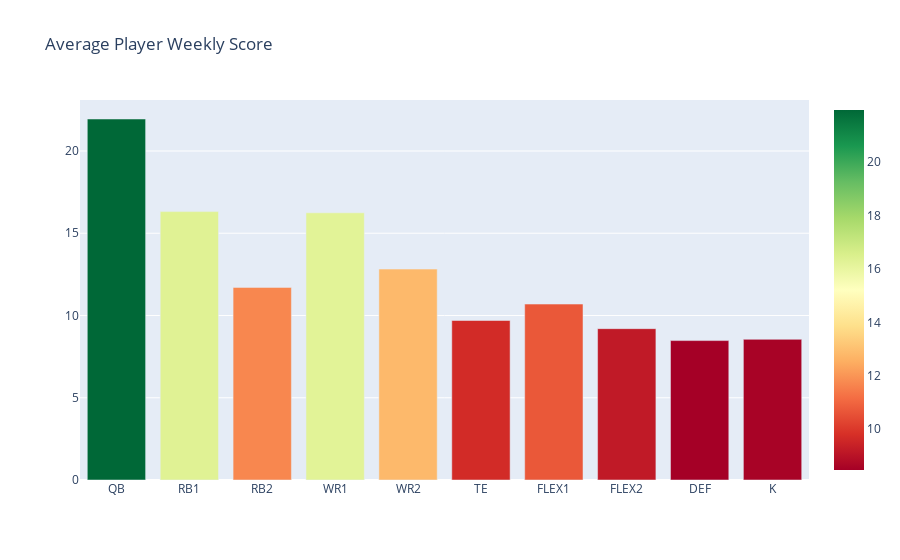

Here is the notebook cell this chart was saved with:
### Markdown cell above
## Concluding our Points Above Replacement Analysis

I was actually surprised that a team of replacement players was expected to score 92 points. I think the key is that the variance in these players is also a lot higher than what we expect every week from players on our roster and I'm taking a weekly average, which smooths over some of that added variance. We can also see above that Stian has the highest aggregate points above replacement in the league. Stephane is middle of the pack, but a lot of those come from the two players he just acquired. You should also note that calculating the PAR of defenses is pretty sketchy since most of us just drop and add defenses based on matchups. I left it in regardless since there are a few top tier defenses (Buffalo, and New Orleans for instance) that do genuinely improve team outcomes. I'm going to be interested to see how the points above average stat compares to this. It will probably be similar but I think that it will be able to better rate the typical starting lineup of a given team. 

## Generating Player PAA Estimates

Generating PAA estimates will be a little more difficult than PAR estimates. To simplify things a little bit I will just assume that a team's highest scoring RB is their RB1, second highest is RB2, etc. For the FLEX positions, I will just use the two highest scoring players not already being used as a RB or WR. After I generate these tiers, I will compare a teams' RB1 to an average top 10 RB, their RB2 to an average 11-20 RB, and so on for each position. FLEX positions will be the 20 highest scoring players not being used as a RB 1-20 or WR 1-20. This score should better reflect a teams' positional strength and how well they would do against a team made up of typical starting level players. If a team has a higher aggregate WR PAA score for instance, it can expect more points than the average team from its WRs.

### Code cell
# I'm just going to loop through the rostered players to find the top 10 at each position under the assumption
# that the best/most desirable average players are all rostered

top_average_rostered = {
    "QB" : [], 
    "RB" : [], 
    "WR" : [], 
    "TE" : [], 
    "FLEX" : [], 
    "DEF" : [], 
    "K" : []
}

for player in rostered_players:
    position = rostered_players[player]["position"]
    # if its one of these positions we have to deal with the flex position
    if position in ["RB", "WR", "TE"]:
        # tight ends have only a TE1, whereas RB and WR have RB1/2
        if position == "TE":
            lim_max = 10
        else:
            lim_max = 20

        # if we don't have enough top players, we just use this one
        # as a top player. Otherwise we check points
        if len(top_average_rostered[position]) < lim_max:
            top_average_rostered[position].append(
                rostered_players[player]
            )
        else:
            # get the index of the lowest scoring player
            p_points = rostered_players[player]["points"]
            t_points = [top_player["points"] for top_player in top_average_rostered[position]]
            idx_min = t_points.index(min(t_points))
            # we have to move the player we remove to the FLEX category
            # since by definition they will have a higher points value
            # than players in that list
            if p_points > min(t_points):
                booted_player = top_average_rostered[position][idx_min]
                p_points = booted_player["points"]
                top_average_rostered[position][idx_min] = rostered_players[player]
            else:
                booted_player = rostered_players[player]

            if len(top_average_rostered["FLEX"]) < 20:
                top_average_rostered["FLEX"].append(
                    booted_player
                )
            else:
                t_points = [top_player["points"] for top_player in top_average_rostered["FLEX"]]
                idx_min = t_points.index(min(t_points))
                if p_points > min(t_points):
                    top_average_rostered["FLEX"][idx_min] = booted_player

    else:
        if len(top_average_rostered[position]) < 10:
            top_average_rostered[position].append(
                rostered_players[player]
            )
        else:
            p_points = rostered_players[player]["points"]
            t_points = [top_player["points"] for top_player in top_average_rostered[position]]
            idx_min = t_points.index(min(t_points))
            if p_points > min(t_points):
                top_average_rostered[position][idx_min] = rostered_players[player]

# now that we have the best players at each position, we
# should segment the tiered position groups by scoring
# and then sort the other position groups

for position in FANTASY_POSITIONS:
    if position in ["RB", "WR", "FLEX"]:
        top_players = top_average_rostered[position]
        top_players_sorted = sorted(top_players, key=lambda d: d['points'], reverse=True)
        tier_1 = top_players_sorted[:10]
        tier_2 = top_players_sorted[10:]
        top_average_rostered[f"{position}1"] = tier_1
        top_average_rostered[f"{position}2"] = tier_2
        top_average_rostered.pop(position)
    else:
        top_average_rostered[position] =  sorted(top_average_rostered[position], key=lambda d: d['points'], reverse=True)

top_average_rostered

# now that we have our tiers, lets calculate an average score and weekly score for these tiers

average_scores = {}
for position in top_average_rostered:
    total_score = sum([player["points"] for player in top_average_rostered[position]]) / len(top_average_rostered[position])
    total_weekly_score = total_score / CURRENT_WEEK
    average_scores[position] = {"total": total_score, "weekly": total_weekly_score}

TIERS = ["QB", "RB1", "RB2", "WR1", "WR2", "TE", "FLEX1", "FLEX2", "DEF", "K"]

fig = go.Figure()

average_scores = {k: average_scores[k] for k in TIERS}
weekly_averages = [average_scores[position]["weekly"] for position in average_scores]

fig.add_trace(
    go.Bar(x=list(average_scores.keys()), y=weekly_averages,
           marker=dict(color=weekly_averages, coloraxis="coloraxis"))
)

fig.update_layout(coloraxis=dict(colorscale=px.colors.diverging.RdYlGn),
                  title="Average Player Weekly Score",
                  showlegend=False,
                  )

fig.show()

### Figure 1 — Plotly figure (JSON) as saved in the notebook; plotly's stock layout.template omitted (floating-point values rounded to 4 significant figures)
{"data": [{"marker": {"color": [21.94, 16.31, 11.71, 16.24, 12.82, 9.695, 10.69, 9.199, 8.475, 8.55], "coloraxis": "coloraxis"}, "type": "bar", "x": ["QB", "RB1", "RB2", "WR1", "WR2", "TE", "FLEX1", "FLEX2", "DEF", "K"], "y": [21.94, 16.31, 11.71, 16.24, 12.82, 9.695, 10.69, 9.199, 8.475, 8.55]}], "layout": {"coloraxis": {"colorscale": [[0, "rgb(165,0,38)"], [0.1, "rgb(215,48,39)"], [0.2, "rgb(244,109,67)"], [0.3, "rgb(253,174,97)"], [0.4, "rgb(254,224,139)"], [0.5, "rgb(255,255,191)"], [0.6, "rgb(217,239,139)"], [0.7, "rgb(166,217,106)"], [0.8, "rgb(102,189,99)"], [0.9, "rgb(26,152,80)"], [1, "rgb(0,104,55)"]]}, "showlegend": false, "title": {"text": "Average Player Weekly Score"}}}
